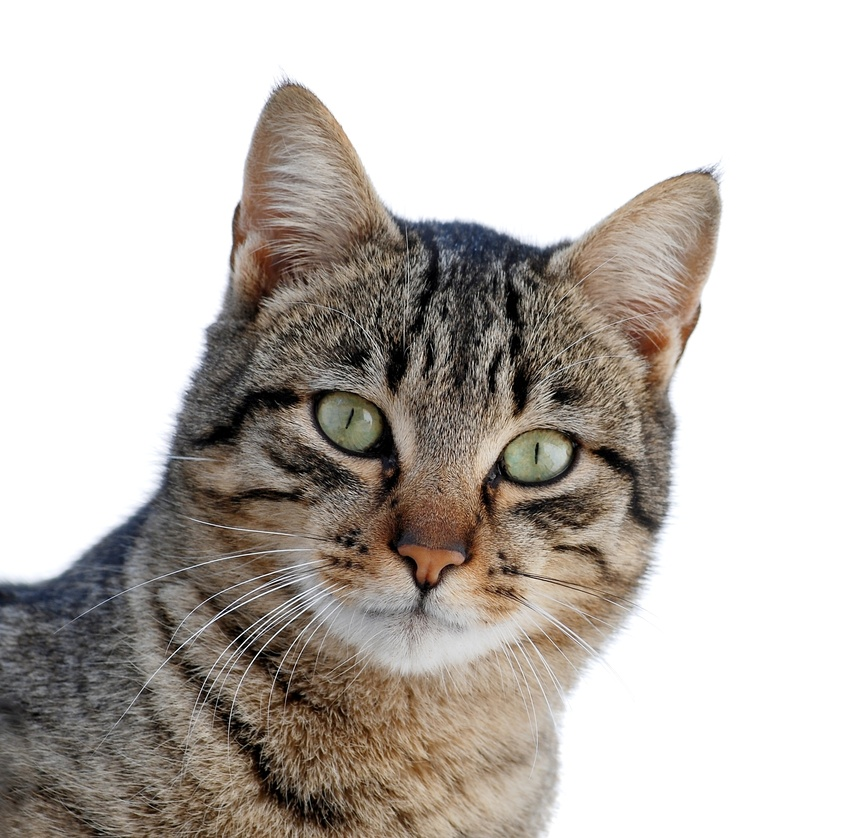
#> input picture Sreerag US/co1/program1/cat.jpeg, 842 x 838 px, shrunk from 2225 x 2212 before the run
$ jupyter execute Matrix_transformation.ipynb
#> lines starting #> are read from the running program, lines starting #| are printed output that depends on the picture
[cell 1]
import numpy as np
from scipy import ndimage
from PIL import Image
from matplotlib import pyplot as plt
a=Image.open('cat.jpeg')
#> a is the input picture: PIL image 842x838 RGB; mean R, G, B 190, 183.9, 178.2
b=np.array(a)
plt.imshow(a)

[cell 2]
#rotate
x=ndimage.rotate(b,90)
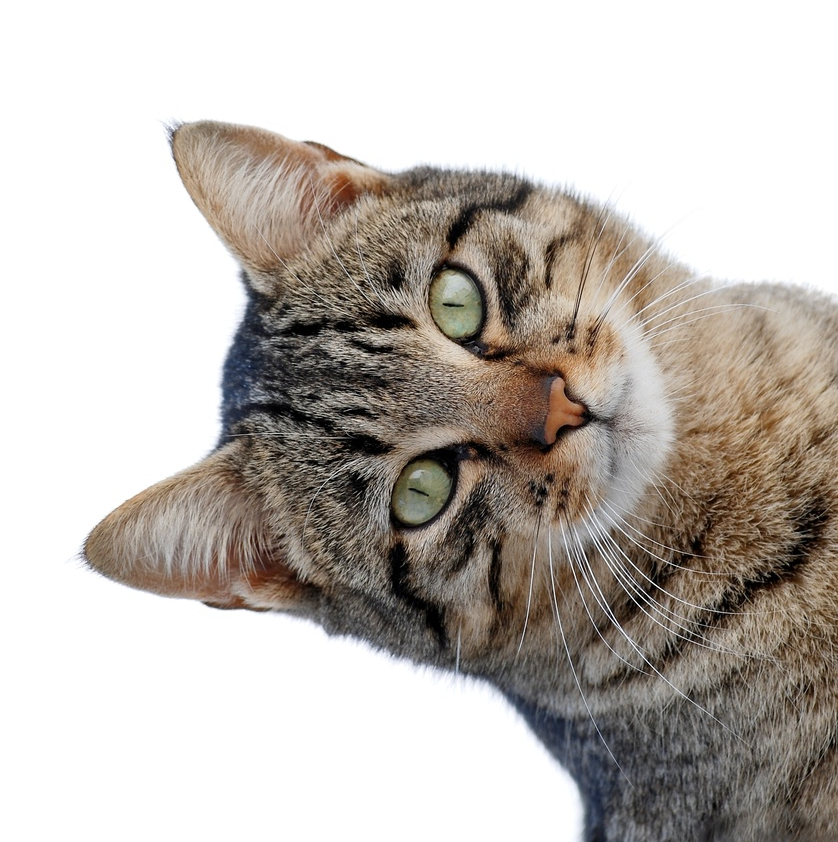
#> x: shape (842, 838, 3); mean R, G, B 190, 183.9, 178.2
m=Image.fromarray(x)
plt.imshow(m)

[cell 3]
#zoom
y=ndimage.zoom(b,(0.4,0.4,1))
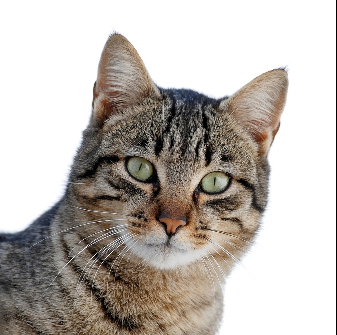
#> y: shape (335, 337, 3); mean R, G, B 189.4, 183.2, 177.6
n=Image.fromarray(y)
plt.imshow(n)

[cell 4]
#affine_transform
a=np.array([[1,0.5,0],[0,1,0],[0,0,1]])
x=ndimage.affine_transform(b,a)
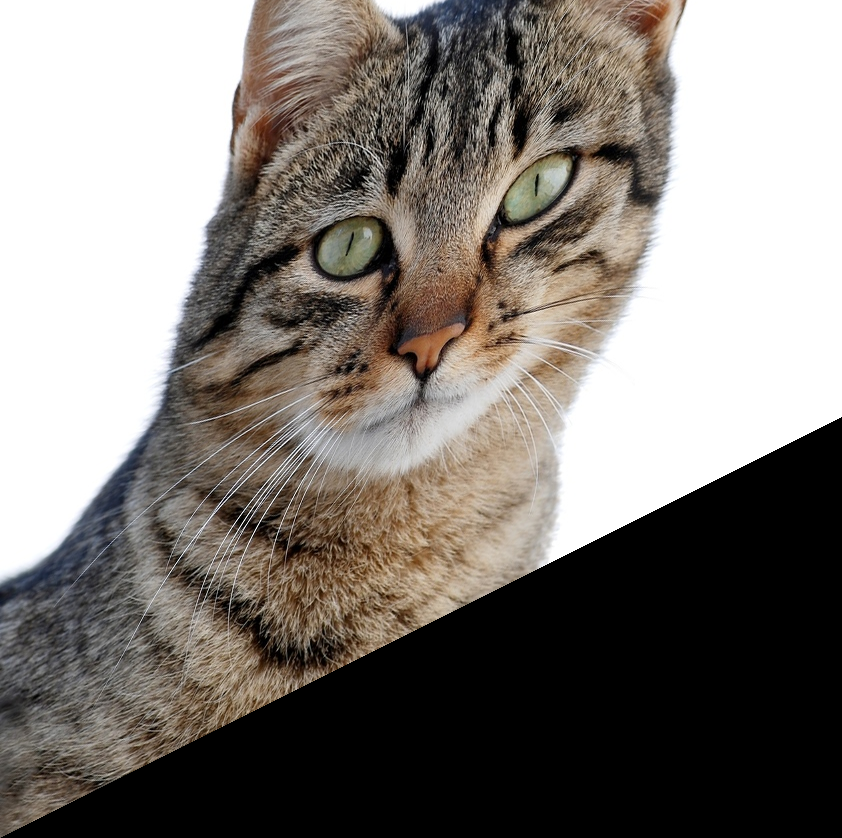
#> x: shape (838, 842, 3); mean R, G, B 129.4, 123.8, 118.6
y=Image.fromarray(x)
plt.imshow(y)
